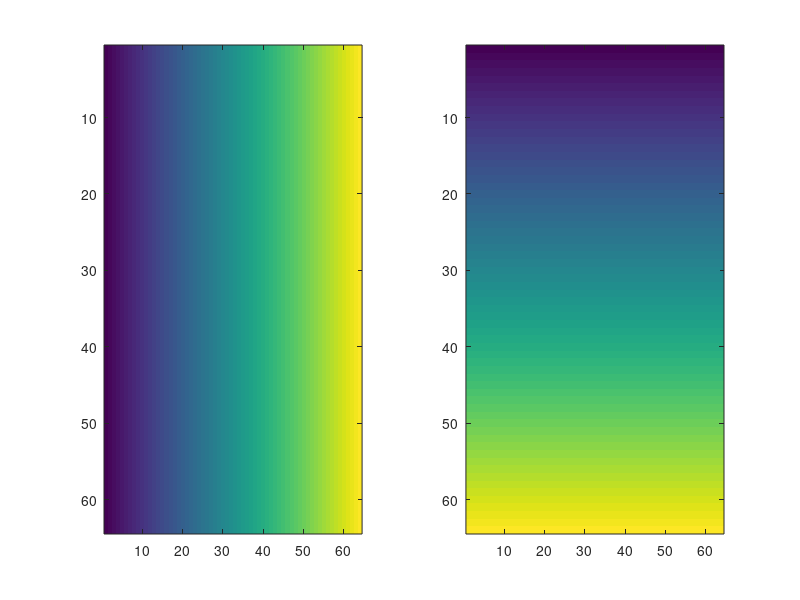
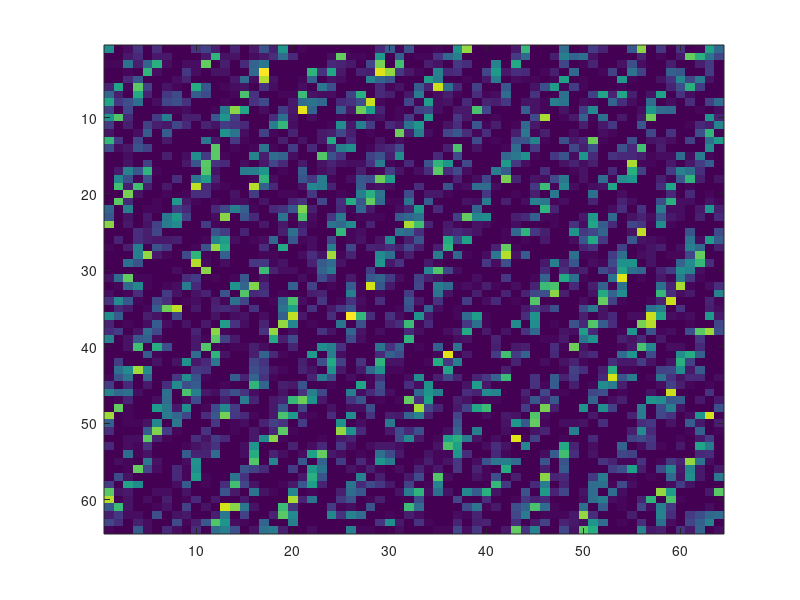
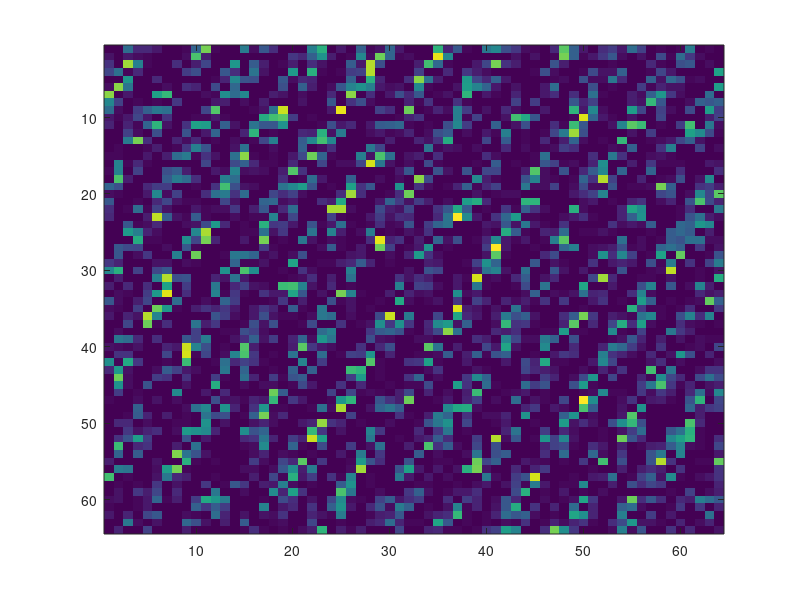

The MATLAB source for these figures, in order: (Note: this script raises an error after producing the figures.)
%% cross spectrum

kx = 0.5;
ky = 0.25;
[x,y] = meshgrid(1:64,1:64)

subplot(1,2,1);imagesc(x);subplot(1,2,2);imagesc(y);

image = cos(kx.*x+ky.*y).^2.*rand(size(x)).^3;
image2 = cos(kx.*x+ky.*y+1).^2.*rand(size(x)).^3;

image = image - mean(image(:));
image2 = image2 - mean(image2(:));

figure;
imagesc(image)

figure;
imagesc(image2)

%% calculate cross image spectrum (because we have different noise realisations, it is better than autocorrelation hich is strongly peaked around the center due to the PTR!)
%% cross-covariance function is C(R) = mean( I1(r)*I2(r + R)  )
C = xcorr2_fft(image,image2);

imagesc(C)

%% cross image spectrum:
Y = fft2(C)

subplot(1,2,1)
imagesc(abs(Y))

subplot(1,2,2)
imagesc(angle(Y))
